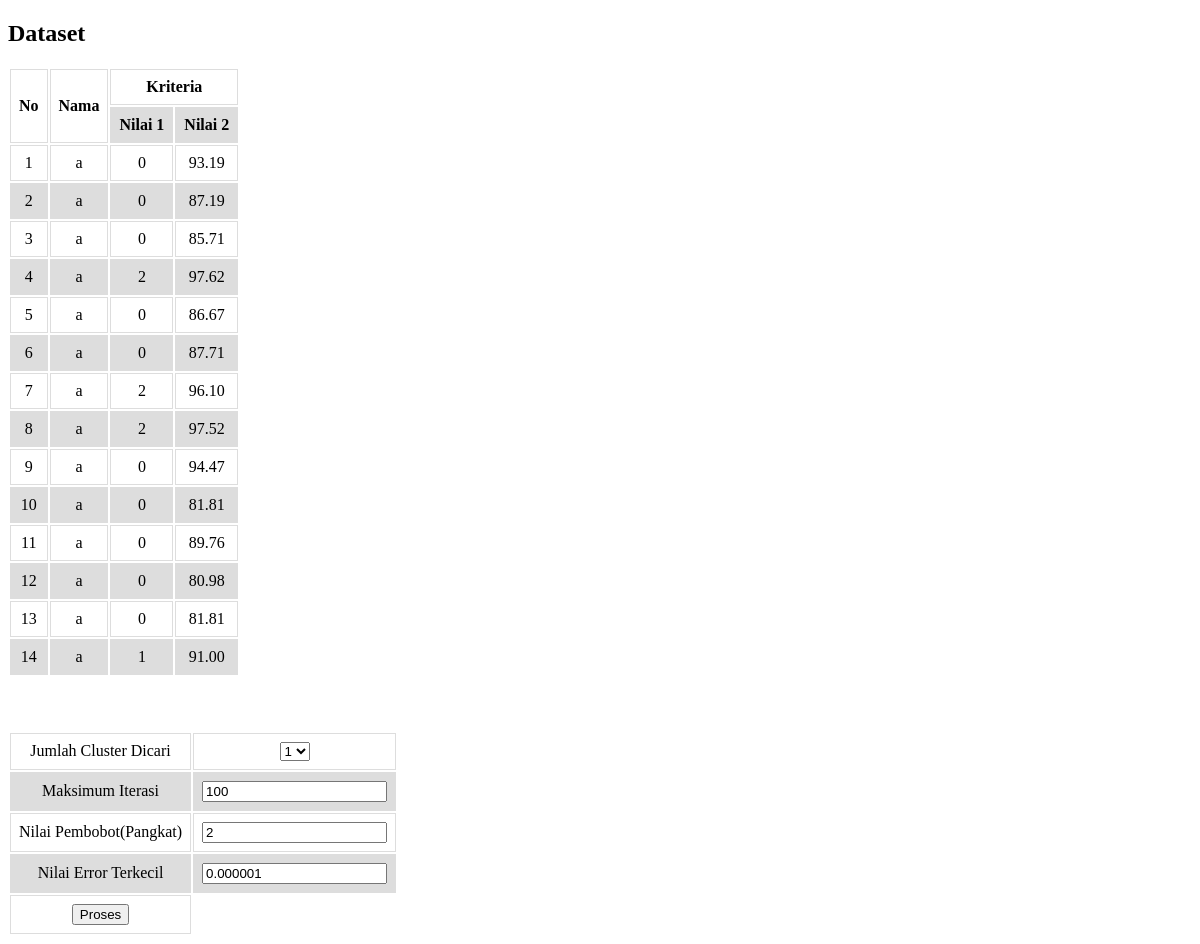
The page /data.php on the database as committed earlier.
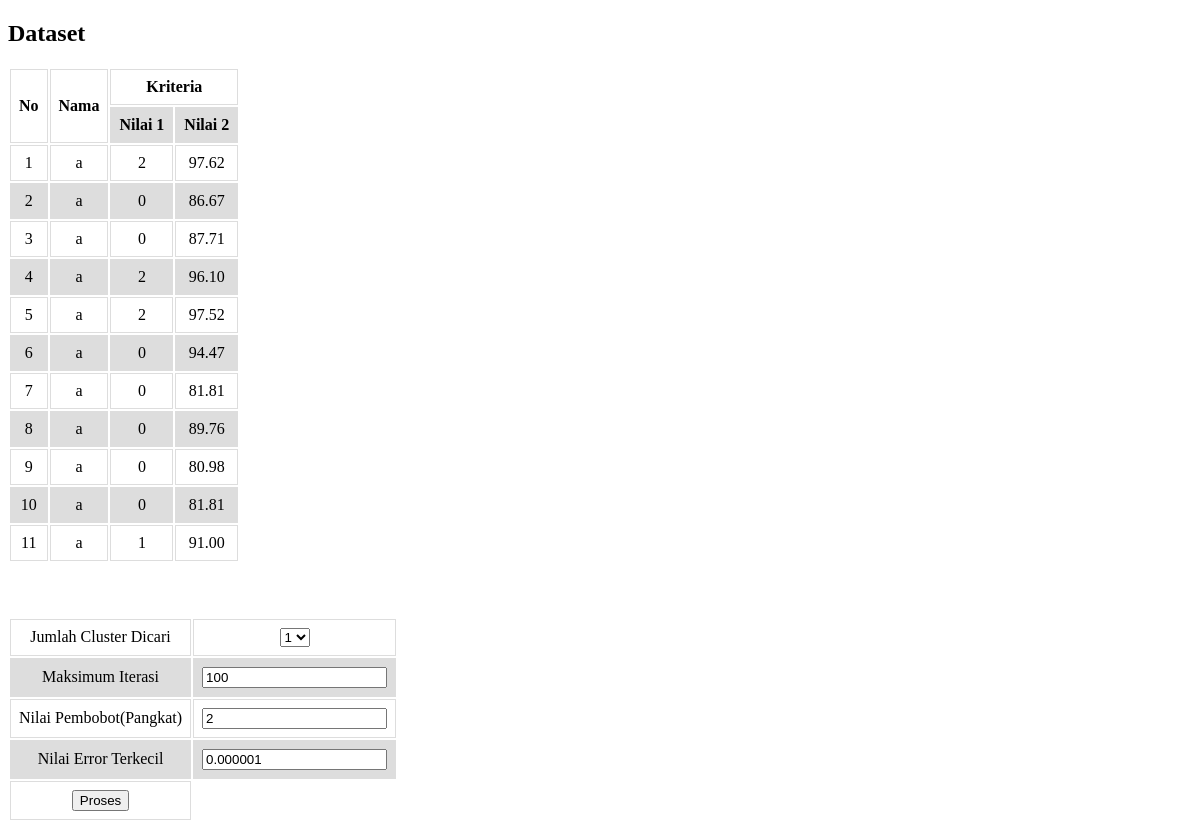
The same page on the database as committed later.
### tables this page shows
CREATE TABLE `dataset` (
  `id` int(12) NOT NULL,
  `nama` varchar(32) NOT NULL,
  `x1` varchar(64) NOT NULL,
  `x2` varchar(64) NOT NULL,
  `c` varchar(64) NOT NULL
);

### data.php (the view, shortened to what this page needs)
<!DOCTYPE html>
<html>
<head>
</head>
<body>
<h2>Dataset</h2>
<table>
<tr>
<th rowspan="2">No</th>
<th rowspan="2">Nama</th>
<th colspan="2">Kriteria</th>
    </tr>
    <tr>
        <th>Nilai 1</th>
        <th>Nilai 2</th>
    </tr>
    <?php
    include 'koneksi.php';
    $no = 1;
    $data = mysqli_query($koneksi, "SELECT * FROM dataset");
    while($d = mysqli_fetch_array($data)){
            ?>
    <tr>
        <td><?= $no++ ?></td>
        <td>a</td>
        <td><?= $d['x1'] ?></td>
        <td><?= $d['x2'] ?></td>
    </tr>
    <?php } ?>
</table>
    <br/>
    <br/>
    <br/>
    <table>
    <form action="proses.php" method="post">
      <tr>
      <td>Jumlah Cluster Dicari</td>
				<td><select name="cluster">
        <option value="1" >1</option>
        </select></td>
			</tr>
			<tr>
				<td>Maksimum Iterasi</td>
				<td><input type="int" name="iterasi" value="100" readonly></td>
      </tr>
      <tr>
				<td>Nilai Pembobot(Pangkat)</td>
				<td><input type="int" name="pangkat" value="2" readonly></td>
      </tr>
      <tr>
				<td>Nilai Error Terkecil</td>
				<td><input type="int" name="error" value="0.000001" readonly></td>
      </tr>
      <tr>
				<td>
            <input type="submit" name="proses" value="Proses">
          </form>
</body>
</html>

Rows that differ between the two databases and show on the page:
removed dataset: x1 "0", x2 "93.19"
removed dataset: x1 "0", x2 "87.19"
removed dataset: x1 "0", x2 "85.71"
